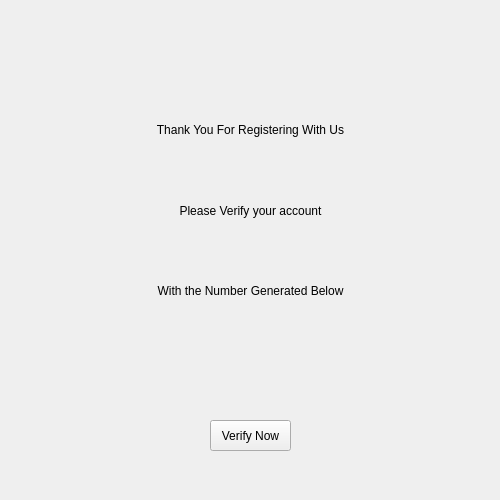
<?xml version="1.0" encoding="UTF-8"?>
<ui version="4.0">
 <class>Form</class>
 <widget class="QWidget" name="Form">
  <property name="geometry">
   <rect>
    <x>0</x>
    <y>0</y>
    <width>500</width>
    <height>500</height>
   </rect>
  </property>
  <property name="sizePolicy">
   <sizepolicy hsizetype="Fixed" vsizetype="Fixed">
    <horstretch>0</horstretch>
    <verstretch>0</verstretch>
   </sizepolicy>
  </property>
  <property name="minimumSize">
   <size>
    <width>500</width>
    <height>500</height>
   </size>
  </property>
  <property name="maximumSize">
   <size>
    <width>500</width>
    <height>500</height>
   </size>
  </property>
  <property name="windowTitle">
   <string>Form</string>
  </property>
  <property name="styleSheet">
   <string notr="true"/>
  </property>
  <widget class="QWidget" name="verticalLayoutWidget">
   <property name="geometry">
    <rect>
     <x>10</x>
     <y>10</y>
     <width>481</width>
     <height>401</height>
    </rect>
   </property>
   <layout class="QVBoxLayout" name="verticalLayout_3">
    <property name="spacing">
     <number>0</number>
    </property>
    <item>
     <widget class="QLabel" name="label">
      <property name="text">
       <string/>
      </property>
      <property name="pixmap">
       <pixmap>PIX/greentick2.png</pixmap>
      </property>
      <property name="alignment">
       <set>Qt::AlignCenter</set>
      </property>
     </widget>
    </item>
    <item>
     <widget class="QLabel" name="label_2">
      <property name="text">
       <string>Thank You For Registering With Us</string>
      </property>
      <property name="alignment">
       <set>Qt::AlignCenter</set>
      </property>
     </widget>
    </item>
    <item>
     <widget class="QLabel" name="label_3">
      <property name="text">
       <string>Please Verify your account</string>
      </property>
      <property name="alignment">
       <set>Qt::AlignCenter</set>
      </property>
     </widget>
    </item>
    <item>
     <widget class="QLabel" name="label_4">
      <property name="text">
       <string>With the Number Generated Below</string>
      </property>
      <property name="alignment">
       <set>Qt::AlignCenter</set>
      </property>
     </widget>
    </item>
    <item>
     <widget class="QLabel" name="Security_Code">
      <property name="text">
       <string/>
      </property>
      <property name="alignment">
       <set>Qt::AlignCenter</set>
      </property>
     </widget>
    </item>
   </layout>
  </widget>
  <widget class="QWidget" name="verticalLayoutWidget_2">
   <property name="geometry">
    <rect>
     <x>210</x>
     <y>420</y>
     <width>81</width>
     <height>31</height>
    </rect>
   </property>
   <layout class="QVBoxLayout" name="verticalLayout_4">
    <item>
     <widget class="QPushButton" name="Verify_Now">
      <property name="sizePolicy">
       <sizepolicy hsizetype="Minimum" vsizetype="Preferred">
        <horstretch>0</horstretch>
        <verstretch>0</verstretch>
       </sizepolicy>
      </property>
      <property name="text">
       <string>Verify Now</string>
      </property>
     </widget>
    </item>
   </layout>
  </widget>
 </widget>
 <resources/>
 <connections/>
</ui>
